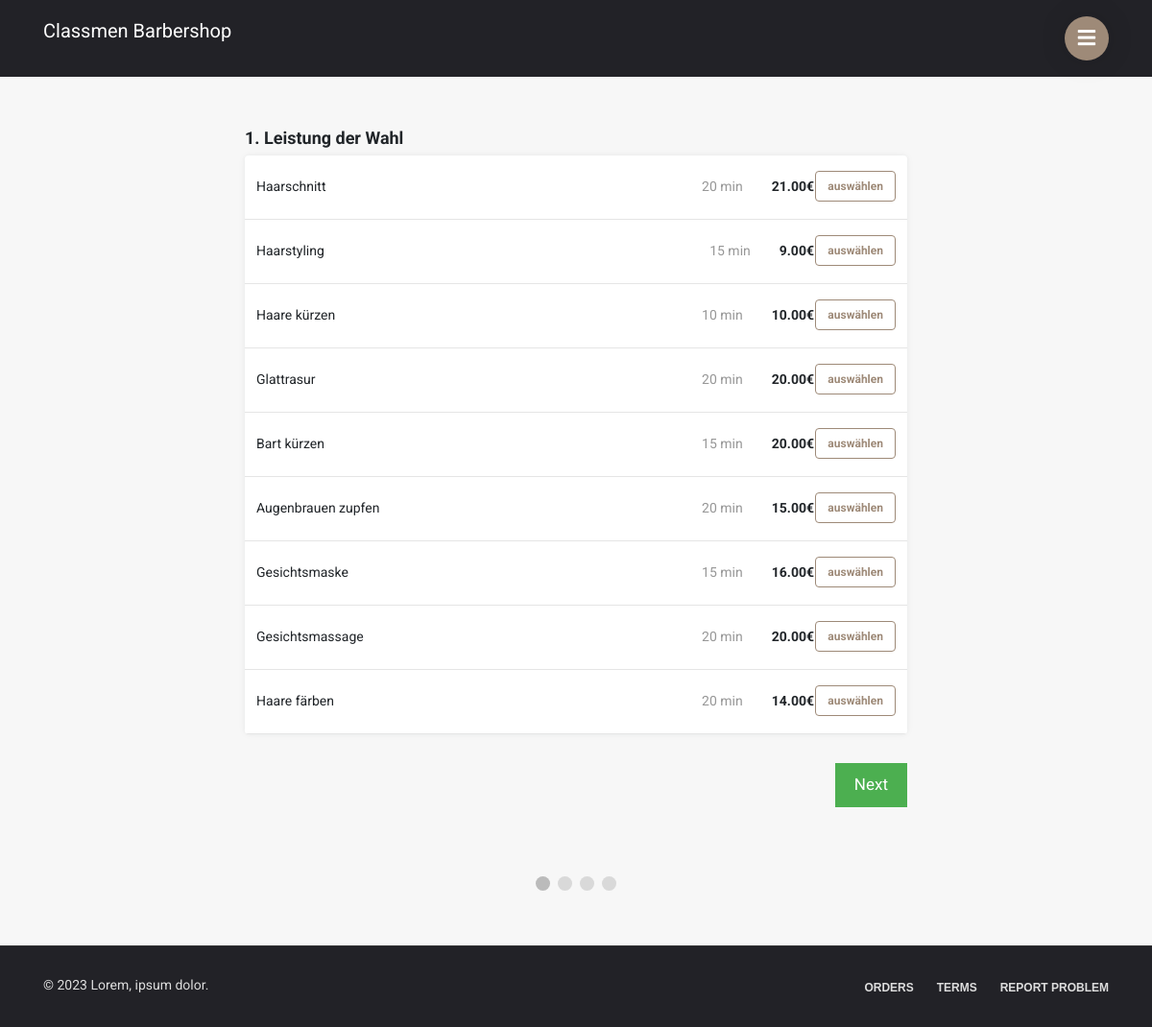
/appointment.php, run on the app's committed database.
### tables this page shows
CREATE TABLE `services` (
  `service_id` int(5) NOT NULL,
  `service_name` varchar(50) NOT NULL,
  `service_description` varchar(255) NOT NULL,
  `service_price` decimal(6,2) NOT NULL,
  `service_duration` int(5) NOT NULL,
  `category_id` int(2) NOT NULL
);

### appointment.php (the view, shortened to what this page needs)
<?php
    include "connect.php";
    include "Includes/templates/header.php";
    include "Includes/templates/navbar.php";
?>
<link rel="stylesheet" href="Design/css/appointment-page-style.css">
<section class="booking_section">
	<div class="container">
		<form method="post" id="appointment_form" action="appointment.php">
			<div class="select_services_div tab_reservation" id="services_tab">
				<div class="text_header">
					<span>
						1. Leistung der Wahl
					</span>
				</div>
				<div class="items_tab">
        			<?php
        				$stmt = $con->prepare("Select * from services");
                    	$stmt->execute();
                    	$rows = $stmt->fetchAll();
                    	foreach($rows as $row)
                    	{
                        	echo "<div class='itemListElement'>";
                            	echo "<div class = 'item_details'>";
                                	echo "<div>";
                                    	echo $row['service_name'];
                                	echo "</div>";
                                	echo "<div class = 'item_select_part'>";
                                		echo "<span class = 'service_duration_field'>";
                                    		echo $row['service_duration']." min";
                                    	echo "</span>";
                                    	echo "<div class = 'service_price_field'>";
    										echo "<span style = 'font-weight: bold;'>";
                                    			echo $row['service_price']."€";
                                    		echo "</span>";
                                    	echo "</div>";
                                    ?>
                                    	<div class="select_item_bttn" style="margin-left 2px;">
                                    		<div class="btn-group-toggle" data-toggle="buttons">
												<label class="service_label item_label btn btn-secondary">
													<input type="checkbox"  name="selected_services[]" value="<?php echo $row['service_id'] ?>" autocomplete="off">auswählen
												</label>
											</div>
                                    	</div>
                                    <?php
                                	echo "</div>";
                            	echo "</div>";
                        	echo "</div>";
                    	}
            		?>
    			</div>
			</div>
			<div style="overflow:auto;padding: 30px 0px;">
    			<div style="float:right;">
      				<button type="button" id="nextBtn" class="next_prev_buttons" onclick="nextPrev(1)">Next</button>
    			</div>
  			</div>
  			<div style="text-align:center;margin-top:40px;">
    			<span class="step"></span>
    			<span class="step"></span>
    			<span class="step"></span>
    			<span class="step"></span>
  			</div>
		</form>
	</div>
</section>
<?php include "Includes/templates/footer.php"; ?>

### Includes/templates/header.php (shortened to what this page needs)
<!DOCTYPE html>
<html lang="en">
	<head>
		<link rel="stylesheet" type="text/css" href="Design/css/bootstrap.min.css">
		<link rel="stylesheet" type="text/css" href="Design/fonts/css/all.min.css">
		<link rel="stylesheet" type="text/css" href="Design/css/main.css">
		<link rel="stylesheet" type="text/css" href="Design/css/responsive.css">
		<link rel="stylesheet" type="text/css" href="Design/css/barber-icons.css">
	</head>
	<body>

### Includes/templates/navbar.php (shortened to what this page needs)
    <header id="header" class="header-section">
        <div class="container">
            <nav class="navbar">
            <a href="#" class="navbar-brand">
    <p class="text-white">Classmen Barbershop</p>
</a>
                <a class="mob-menu-toggle">
                    <i class="fa fa-bars"></i>
                </a>
            </nav>
        </div>
    </header>
	<div class="header-height" style="height: 80px;"></div>

### Includes/templates/footer.php (shortened to what this page needs)
		<footer class="footer_section">
			<div class="container">
				<div class="row">
					<div class="col-md-6 xs-padding">
						<div class="copyright">
							©
							Lorem, ipsum dolor.
						</div>
					</div>
					<div class="col-md-6 xs-padding">
						<ul class="footer_social">
							<li><a href="#">Orders</a></li>
							<li><a href="#">Terms</a></li>
							<li><a href="#">Report Problem</a></li>
						</ul>
					</div>
				</div>
			</div>
		</footer>
	</body>
</html>

### Design/css/main.css (style rules this page uses)
a, a:hover { text-decoration: none !important; }
ul { display: block; list-style: none; padding: 0; margin: 0; }
html { scroll-behavior: smooth; }
body { font-size: 16px; background-color: white; font-family: 'Roboto', sans-serif; }
.navbar { border: medium none; -moz-border-radius: 0; -webkit-border-radius: 0; -ms-border-radius: 0; border-radius: 0; margin: 0; position: relative; padding: 0 !important; }
.header-section { transition: all .3s ease-in-out; }
.header-section { background-color:#222227; width:100%; height:80px; z-index:999; position:fixed; left:0; top:0; padding:0; display:flex; align-items:center }
.footer_section { display: block; background-color: #222227; border-top: 1px solid #333; padding: 30px 0; }
.footer_section .copyright { font-size: 14px; color: #ddd; }
.footer_social { display: block; text-align: right; }
.footer_social li { display: inline-block; }
.footer_social li a { font-family: "Work Sans",sans-serif; color: #ddd; font-size: 12px; font-weight: 600; text-transform: uppercase; margin-left: 20px; }
a.mob-menu-toggle { display: none; width: 46px; line-height: 46px; height: 46px; vertical-align: middle; font-size: 21px; color: #ffffff !important; margin: 0 0 0 10px; z-index: 10000; text-decoration: none !important; text-align: center; box-shadow: 0 0px 30px 0 rgba(0,0,0,.12); border-radius: 50%; background: #9e8a78; }

### Design/css/responsive.css (style rules this page uses)
@media (max-width: 1230px) { a.mob-menu-toggle { display: block !important; } }

### Design/css/appointment-page-style.css (style rules this page uses)
body { background: #f7f7f7; }
.text_header { margin-bottom: 5px; font-size: 18px; font-weight: bold; line-height: 1.5; margin-top: 22px; }
.booking_section { max-width: 720px; margin: 50px auto; }
.items_tab { border-radius: 4px; background-color: white; overflow: hidden; box-shadow: 0 0 5px 0 rgba(60, 66, 87, 0.04), 0 0 10px 0 rgba(0, 0, 0, 0.04); }
.itemListElement { font-size: 14px; line-height: 1.29; border-bottom: solid 1px #e5e5e5; cursor: pointer; padding: 16px 12px 18px 12px; }
.item_details { width: auto; display: -webkit-box; display: -moz-box; display: -ms-flexbox; display: -webkit-flex; display: flex; flex-direction: row; justify-content: space-between; align-items: center; -webkit-box-orient: horizontal; -webkit-box-direction: normal; -webkit-flex-direction: row; -webkit-box-pack: justify; -webkit-justify-content: space-between; -webkit-box-align: center; -webkit-align-items: center; }
.item_label { color: #9e8a78; border-color: #9e8a78; background: white; font-size: 12px; font-weight: 700; }
.item_select_part { display: flex; -webkit-box-pack: justify; justify-content: space-between; -webkit-box-align: center; align-items: center; flex-shrink: 0; }
.select_item_bttn { width: 55px; display: flex; margin-left: 30px; -webkit-box-pack: end; justify-content: flex-end; }
.service_duration_field { text-align: right; min-width: 60px; width: auto; color: rgb(151, 151, 151); line-height: 1.29; font-size: 14px; }
.service_price_field { width: auto; display: flex; margin-left: 30px; -webkit-box-align: baseline; align-items: baseline; }
.step { height: 15px; width: 15px; margin: 0 2px; background-color: #bbbbbb; border: none; border-radius: 50%; display: inline-block; opacity: 0.5; }
.step.active { opacity: 1; }
.next_prev_buttons { background-color: #4CAF50; color: #ffffff; border: none; padding: 10px 20px; font-size: 17px; cursor: pointer; }
.tab_reservation { display: none; }

### data on the page
services: service_name "Haarschnitt", service_duration "20", service_price "21.00"
services: service_name "Haarstyling", service_duration "15", service_price "9.00"
services: service_name "Haare kürzen", service_duration "10", service_price "10.00"
services: service_name "Glattrasur", service_duration "20", service_price "20.00"
services: service_name "Bart kürzen", service_duration "15", service_price "20.00"
services: service_name "Augenbrauen zupfen", service_duration "20", service_price "15.00"
services: service_name "Gesichtsmaske", service_duration "15", service_price "16.00"
services: service_name "Gesichtsmassage", service_duration "20", service_price "20.00"
services: service_name "Haare färben", service_duration "20", service_price "14.00"
